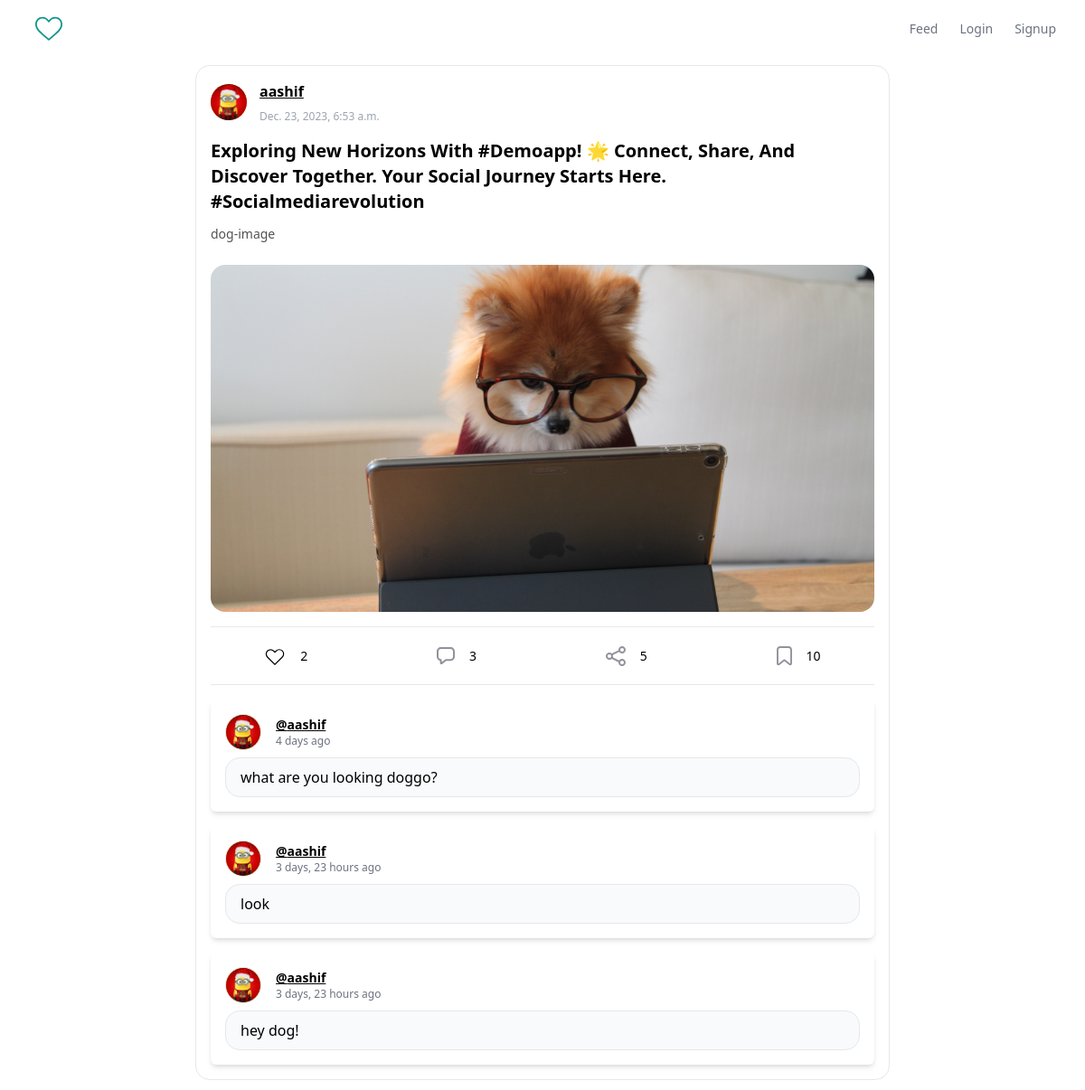
/post/6, run on an earlier commit of the app's database.
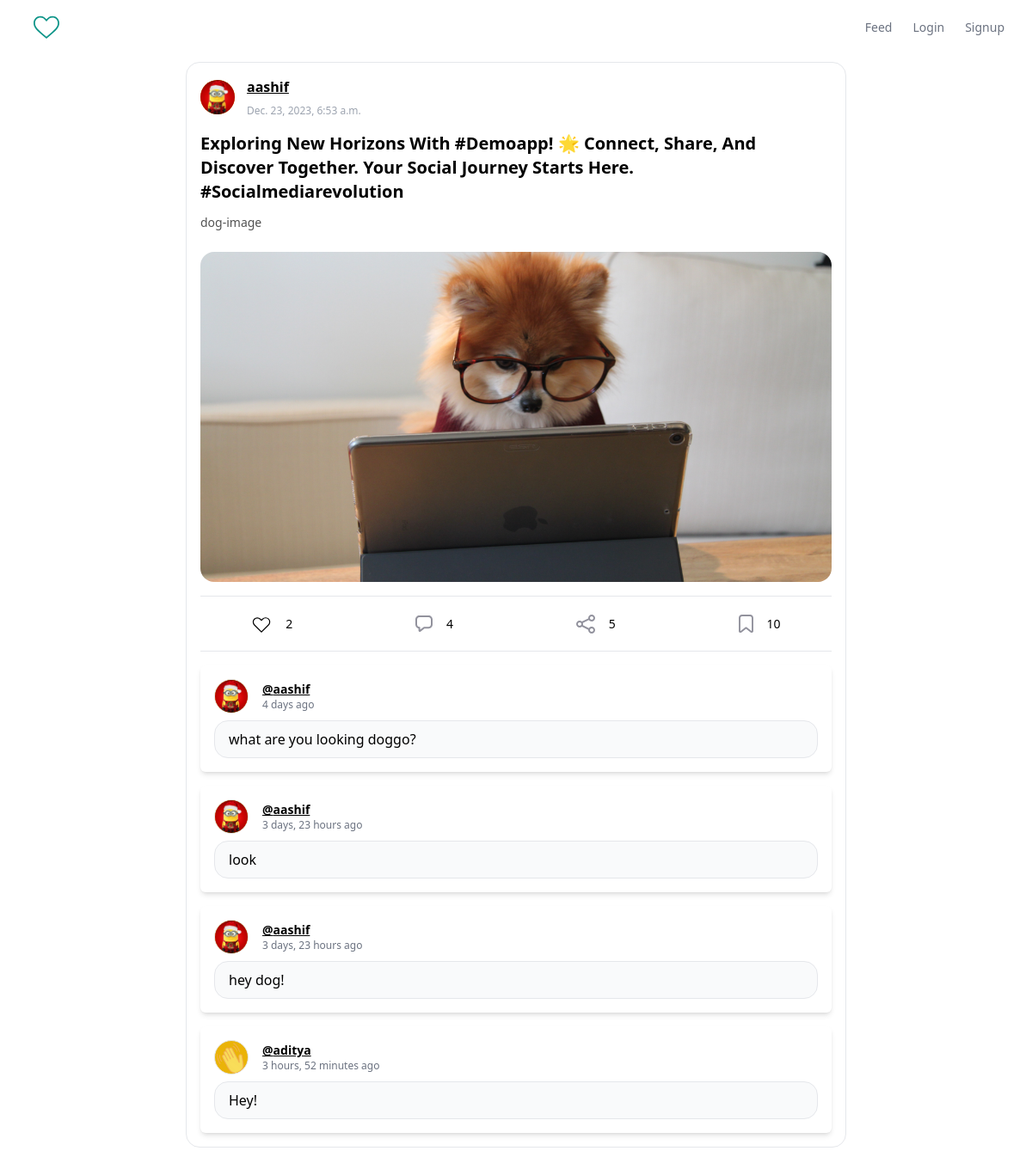
And on a later commit of the database.
### posts/models.py (models this page shows, shortened)
class Post(models.Model):
    user = models.ForeignKey(settings.AUTH_USER_MODEL, on_delete=models.SET(None))
    image = models.ImageField(upload_to='post/%Y/%m/%d', blank=True)
    caption = models.TextField(blank=True)    # caption of image
    title = models.CharField(max_length=200) #title of post
    slug = models.SlugField(max_length=200, blank=True) #some random chars
    created_at = models.DateTimeField(auto_now_add=True) # date and time of post, by default current date&time will be set
    liked_by = models.ManyToManyField(settings.AUTH_USER_MODEL, related_name='posts_liked', blank=True)

class Comment(models.Model):
    post = models.ForeignKey(Post, on_delete=models.SET(None), related_name='comments')
    user = models.ForeignKey(settings.AUTH_USER_MODEL, on_delete=models.SET(None), related_name='comment_user')
    body = models.TextField()
    created_at = models.DateTimeField(auto_now=True)
    class Meta:
        ordering = ('created_at', )

### users/models.py (models this page shows, shortened)
class Profile(models.Model):
    user = models.OneToOneField(settings.AUTH_USER_MODEL, on_delete=models.CASCADE)
    image = models.ImageField(upload_to='user/%Y/%m/%d', default='no_profile.png')

### posts/views.py (the view)
# urls.py: path('<int:post_id>', view=posts_views.view_post, name='view_post'),
def view_post(request, post_id):
    try:
        post = Post.objects.get(pk=post_id)
    except:
        return redirect('feed')
    context = {
        "post" : post,
        "single_post" : True,
        "title" : f'Post | @{post.user.username}'
    }
    return render(request, 'posts/single_post.html', context)

### posts/templates/posts/single_post.html
{% extends 'users/base.html' %}
{% block body %}
  {% include 'posts/components/post.html' %}
{% endblock %}

### users/templates/users/base.html (shortened to what this page needs)
{% load static %}
<!DOCTYPE html>
<html lang="en">
  <head>
    {% include 'users/head/css.html' %}
  </head>
  <body {% if chats %} style="overflow: hidden;" {% endif %}>
    {% include 'users/components/navbar.html' %}
    {% block body %} {% endblock %}
  </body>
</html>

### users/templates/users/head/css.html
{% load static %}
<link rel="stylesheet" href="{% static 'css/output.css' %}">

### users/templates/users/components/navbar.html (shortened to what this page needs)
<header class="bg-white">
  <div class="mx-auto max-w-screen-xl px-4 sm:px-6 lg:px-8">
    <div class="flex h-16 items-center justify-between">
      <div class="flex-1 md:flex md:items-center md:gap-12">
        <a class="block text-teal-600" href="/">
        </a>
      </div>
      <div class="md:flex md:items-center md:gap-12">
        <nav aria-label="Global" class="md:block">
          <ul class="flex items-center gap-6 text-sm">
            <li>
              <a
                class="text-gray-500 transition hover:text-gray-500/75"
                href="{% url 'feed' %}"
              >
                Feed
              </a>
            </li>
            {% if request.user.is_authenticated %}
            <li>
              <a
                class="text-gray-500 transition hover:text-gray-500/75"
                href="{% url 'create_post' %}"
              >
              Post
              </a>
            </li>
            <li>
              <a
                class="text-gray-500 transition hover:text-gray-500/75"
                href="{% url 'profile' request.user.username %}"
              >
              Profile
              </a>
            </li>
            <li>
              <a
                class="text-gray-500 transition hover:text-gray-500/75"
                href="{% url 'chat_index' %}"
              >
              Chats
              </a>
            </li>
            <li>
              <a
                class="text-gray-500 transition hover:text-gray-500/75"
                href="" id="logout"
              >
              Logout
              </a>
            </li>
            {% else %}
            <li>
              <a
                class="text-gray-500 transition hover:text-gray-500/75"
                href="{% url 'login' %}"
              >
              Login
              </a>
            </li>
            <li>
              <a
                class="text-gray-500 transition hover:text-gray-500/75"
                href="{% url 'signup' %}"
              >
                Signup
              </a>
            </li>
            {% endif %}
          </ul>
        </nav>
        </div>
      </div>
    </div>
</header>

### posts/templates/posts/components/post.html (shortened to what this page needs)
<main class="h-full w-full bg-white flex items-center justify-center mb-4 mt-2">
	<div class="border max-w-screen-md bg-white rounded-2xl p-4">
		<div class="flex items-center	justify-between">
			<div class="gap-3.5	flex items-center">
				<img src="{{ post.user.profile.image.url }}" class="cursor-pointer object-cover bg-yellow-500 rounded-full w-10 h-10 view-user" username="{{ post.user.username }}" />
				<div class="flex flex-col">
					<b class="mb-2 view-user underline cursor-pointer" username="{{ post.user.username}}">{{ post.user.username }}</b>
					<time datetime="06-08-21" class="text-gray-400 text-xs">
                        {{ post.created_at }}
					</time>
				</div>
			</div>
		</div>
		{% if not single_post %}
			<div class="cursor-pointer" onclick="viewPost({{ post.id }})">
		{% else %}
			<div>
		{% endif %}
		<div class="mt-4 mb-6">
      <div class="mb-3 text-xl font-bold mb-2 ">{{ post.title|title }}</div>
      <div class="text-sm text-neutral-600">{{ post.caption|linebreaksbr  }}</div>
    </div>
			<div class="mt-5 flex gap-2	 justify-center border-b pb-4 flex-wrap	">
				{% if post.image %}
				<img src="{{ post.image.url }}" class=" rounded-2xl w-1/3 object-cover h-96 flex-auto" alt="photo">
				{% endif %}
			</div>
		</div>
    <div class=" h-16 border-b  flex items-center justify-around	">
			<div class="flex items-center	gap-4 mr-6">
        <svg xmlns="http://www.w3.org/2000/svg" class="like_btn cursor-pointer h-6 w-6" viewBox="0 0 20 20"
          fill="currentColor" id="like_post_{{ post.id }}">
            {% if request.user in post.liked_by.all %}
              <path fill="red" stroke="red"
              fill-rule="evenodd"
              d="M3.172 5.172a4 4 0 015.656 0L10 6.343l1.172-1.171a4 4 0 115.656 5.656L10 17.657l-6.828-6.829a4 4 0 010-5.656z"
              clip-rule="evenodd"/>
            {% else %}
						<path fill="none" stroke="black"
						fill-rule="evenodd"
              d="M3.172 5.172a4 4 0 015.656 0L10 6.343l1.172-1.171a4 4 0 115.656 5.656L10 17.657l-6.828-6.829a4 4 0 010-5.656z"
              clip-rule="evenodd"/>
            {% endif %}
          </svg>
          <div class="text-sm" id="like_count_{{ post.id }}">{{ post.liked_by.count }} </div>
      </div>
      <div class="flex items-center	gap-4	mr-6">
					<div class="text-sm" id="comment_count_{{ post.id}}">{{ post.comments.count }} </div>
				</div>
				<div class="flex items-center	gap-4 mr-6">
					<div class="text-sm">5</div>
				</div>
				<div class="flex items-center	gap-4">
					<div class="text-sm">10</div>
				</div>
			</div>
			{% if single_post %}
      	{% for comment in post.comments.all %}
					{% include 'posts/components/comment.html' %}
        {% endfor %}
			{% endif %}
			</div>
</main>

### posts/templates/posts/components/comment.html
<div class="mx-auto bg-white shadow-md rounded-md p-4 mt-4">
  <div class="flex items-center">
    <img src="{{ comment.user.profile.image.url }}" class="bg-yellow-500 rounded-full w-10 h-10 object-cover border view-user cursor-pointer" username="{{ comment.user.username }}">
    <div class="ml-4">
      <p class="text-sm font-semibold view-user cursor-pointer underline" username="{{ comment.user.username }}">@{{ comment.user.username }}</p>
      <p class="text-xs text-gray-500">{{ comment.created_at | timesince }} ago</p>
    </div>
  </div>
  <div class="mt-2">
    <div class="flex items-center justify-between bg-gray-50 h-11 w-full border rounded-2xl overflow-hidden px-4">
      <input type="text" class="h-full w-full bg-gray-50 outline-none" value="{{ comment.body|linebreaksbr }}" disabled>
    </div>
  </div>
</div>

What changed in the data, as far as the page shows it:
computed for Post "dog-image": comments.count "3" → "4"
added Comment: user.profile.image (picture), user.username "aditya", created_at "3 hours, 52 minutes", body "Hey!"
